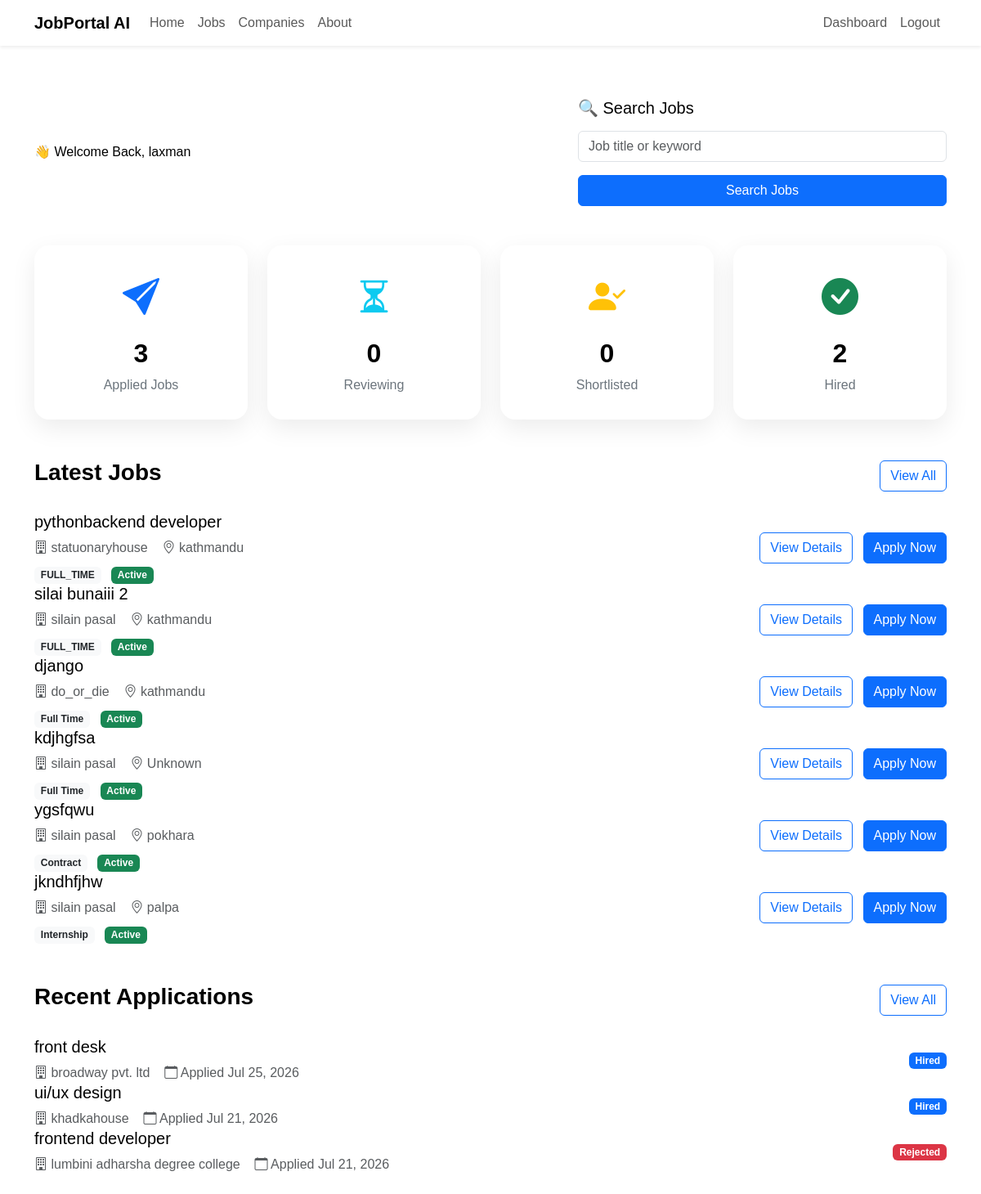
/applications/dashboard/ (signed in), run on the app's committed database.
### accounts/models.py (models this page shows, shortened)
class User(AbstractUser):
    class Role(models.TextChoices):
        ADMIN =  "Admin"
        RECRUITER =  "Recruiter"
        APPLICANT = "Applicant"
    role = models.CharField(max_length=20,choices=Role.choices,default=Role.APPLICANT)
    phone_number = models.CharField(max_length=15,blank=True,null=True)
    profile_picture = models.ImageField(upload_to="profile_photos/",blank=True,null=True)
    created_at = models.DateTimeField(auto_now_add=True)

### jobs/models.py (models this page shows, shortened)
class Job(models.Model):
    class EmploymentType(models.TextChoices):
        FULL_TIME = "Full Time"
        PART_TIME = "Part Time"
        INTERNSHIP = "Internship"
        CONTRACT = "Contract"
    class ExperienceLevel(models.TextChoices):
        ENTRY =  "Entry Level"
        MID =  "Mid Level"
        SENIOR = "Senior Level"
    company = models.ForeignKey(Company,on_delete=models.CASCADE,related_name="jobs")
    title = models.CharField(max_length=200)
    slug = models.SlugField(unique=True,blank=True)
    description = models.TextField()
    location = models.CharField(max_length=150)
    employment_type = models.CharField(max_length=20,choices=EmploymentType.choices)
    experience_level = models.CharField( max_length=20, choices=ExperienceLevel.choices )
    salary_min = models.PositiveIntegerField()
    salary_max = models.PositiveIntegerField()
    vacancies = models.PositiveIntegerField(default=1)
    deadline = models.DateField()
    is_active = models.BooleanField(default=True)
    created_at = models.DateTimeField(auto_now_add=True)
    updated_at = models.DateTimeField(auto_now=True)

### companies/models.py (models this page shows, shortened)
class Company(models.Model):
    owner = models.OneToOneField(settings.AUTH_USER_MODEL,on_delete=models.CASCADE,related_name="company")
    company_name = models.CharField(max_length=200)
    slug = models.SlugField(unique=True, blank=True)
    logo = models.ImageField( upload_to="company_logos/", blank=True, null=True)
    description = models.TextField()
    website = models.URLField(blank=True)
    email = models.EmailField()
    phone = models.CharField(max_length=20)
    address = models.TextField()
    location = models.CharField(max_length=255)
    city = models.CharField(max_length=100)
    country = models.CharField(max_length=100)
    established_date = models.DateField()
    employee_count = models.PositiveIntegerField()
    created_at = models.DateTimeField(auto_now_add=True)
    updated_at = models.DateTimeField(auto_now=True)

### applications/models.py (models this page shows, shortened)
class Application(models.Model):
    applicant = models.ForeignKey( settings.AUTH_USER_MODEL, on_delete=models.CASCADE, related_name="applications" )
    job = models.ForeignKey( Job, on_delete=models.CASCADE,related_name="applications")
    resume = models.FileField( upload_to="resumes/")
    cover_letter = models.TextField( blank=True)
    status = models.CharField( max_length=20,choices=Applicationstatus.choices,default=Applicationstatus.PENDING )
    applied_at = models.DateTimeField(auto_now_add=True)
    first_name = models.CharField(max_length=100, default="")
    last_name = models.CharField(max_length=100, default="")
    location = models.CharField(max_length=100, default="")
    class Meta:
        ordering = ["-applied_at"]
        unique_together = ("applicant", "job")

### applications/views.py (the view)
# urls.py: path("dashboard/",views.applicant_dashboard,name="applicant-dashboard" ),
@login_required
def applicant_dashboard(request):
    if request.user.role != "APPLICANT":
        return redirect("dashboard")
    applied_jobs = Application.objects.filter(applicant=request.user).count()
    interview_jobs = Application.objects.filter(applicant=request.user,status=Applicationstatus.SHORTLISTED).count()
    accepted_jobs = Application.objects.filter(applicant=request.user,status=Applicationstatus.HIRED ).count()
    recent_applications = Application.objects.filter(applicant=request.user )[:5]
    recommended_jobs = Job.objects.filter(is_active=True).exclude( applications__applicant=request.user )[:6]
    reviewing_jobs = Application.objects.filter(applicant=request.user,status=Applicationstatus.REVIEWING).count()
    context = {
    "applied_jobs": applied_jobs,
    "reviewing_jobs": reviewing_jobs,
    "interview_jobs": interview_jobs,
    "accepted_jobs": accepted_jobs,
    "recommended_jobs": recommended_jobs,
    "recent_applications": recent_applications,
}
    return render(request,"applications/applicant_dashboard.html",context )

### templates/applications/applicant_dashboard.html (shortened to what this page needs)
{% extends "dashboard_base.html" %}
{% load static %}
{% block content %}
<div class="container py-4">
<section class="hero-dashboard mb-5">
    <div class="row align-items-center">
        <div class="col-lg-7">
            <span class="hero-tag">
                👋 Welcome Back, {{ request.user.first_name }}
            </span>
        </div>
        <div class="col-lg-5">
            <div class="search-card">
                <h5 class="mb-3">
                    🔍 Search Jobs
                </h5>
                <form method="GET" action="{% url 'job-list' %}">
                    <div class="mb-3">
                        <input
                            type="text"
                            name="keyword"
                            class="form-control"
                            placeholder="Job title or keyword">
                    </div>
                    <button
                        class="btn btn-primary w-100">
                        Search Jobs
                    </button>
                </form>
            </div>
        </div>
    </div>
</section>
    <section class="mb-5">
        <div class="row g-4">
            <div class="col-lg-3 col-md-6">
                <div class="dashboard-card">
                    <i class="bi bi-send-fill stat-icon text-primary"></i>
                    <h2>{{ applied_jobs }}</h2>
                    <p>Applied Jobs</p>
                </div>
            </div>
            <div class="col-lg-3 col-md-6">
                <div class="dashboard-card">
                    <i class="bi bi-hourglass-split stat-icon text-info"></i>
                    <h2>{{ reviewing_jobs }}</h2>
                    <p>Reviewing</p>
                </div>
            </div>
            <div class="col-lg-3 col-md-6">
                <div class="dashboard-card">
                    <i class="bi bi-person-check-fill stat-icon text-warning"></i>
                    <h2>{{ interview_jobs }}</h2>
                    <p>Shortlisted</p>
                </div>
            </div>
            <div class="col-lg-3 col-md-6">
                <div class="dashboard-card">
                    <i class="bi bi-check-circle-fill stat-icon text-success"></i>
                    <h2>{{ accepted_jobs }}</h2>
                    <p>Hired</p>
                </div>
            </div>
        </div>
    </section>
    <section>
        <div class="d-flex justify-content-between align-items-center mb-4">
            <h3 class="fw-bold">
                Latest Jobs
            </h3>
            <a href="{% url 'job-list' %}" class="btn btn-outline-primary">
                View All
            </a>
        </div>
        {% for job in recommended_jobs %}
        <div class="job-card">
            <div class="row align-items-center">
                <div class="col-lg-8">
                    <h5 class="mb-2">
                        {{ job.title }}
                    </h5>
                    <p class="text-muted mb-2">
                        <i class="bi bi-building"></i>
                        {{ job.company.company_name }}
                        <i class="bi bi-geo-alt"></i>
                        {{ job.location }}
                    </p>
                    <div>
                        <span class="badge bg-light text-dark">
                            {{ job.get_employment_type_display }}
                        </span>
                        <span class="badge bg-success ms-2">
                            Active
                        </span>
                    </div>
                </div>
                <div class="col-lg-4 text-lg-end mt-3 mt-lg-0">
                    <a href="{% url 'job-detail' job.pk %}"
                       class="btn btn-outline-primary me-2">
                        View Details
                    </a>
                    <a href="{% url 'apply-job' job.pk %}"
                       class="btn btn-primary">
                        Apply Now
                    </a>
                </div>
            </div>
        </div>
       {% endfor %}
    </section>
    <section class="mt-5">
        <div class="d-flex justify-content-between align-items-center mb-4">
            <h3 class="fw-bold">
                Recent Applications
            </h3>
            <a href="{% url 'my-applications' %}" class="btn btn-outline-primary">
                View All
            </a>
        </div>
        {% for application in recent_applications %}
        <div class="job-card">
            <div class="row align-items-center">
                <div class="col-lg-8">
                    <h5 class="mb-2">
                        {{ application.job.title }}
                    </h5>
                    <p class="text-muted mb-0">
                        <i class="bi bi-building"></i>
                        {{ application.job.company.company_name }}
                        <i class="bi bi-calendar"></i>
                        Applied {{ application.applied_at|date:"M d, Y" }}
                    </p>
                </div>
                <div class="col-lg-4 text-lg-end mt-3 mt-lg-0">
                    {% if application.status == "Pending" %}
                        <span class="badge bg-warning">{{ application.status }}</span>
                    {% elif application.status == "Reviewing" %}
                        <span class="badge bg-info">{{ application.status }}</span>
                    {% elif application.status == "Shortlisted" %}
                        <span class="badge bg-success">{{ application.status }}</span>
                    {% elif application.status == "Hired" %}
                        <span class="badge bg-primary">{{ application.status }}</span>
                    {% elif application.status == "Rejected" %}
                        <span class="badge bg-danger">{{ application.status }}</span>
                    {% endif %}
                </div>
            </div>
        </div>
        {% endfor %}
    </section>
</div>
{% endblock %}

### static/css/style.css (style rules this page uses)
* { margin:0; padding:0; box-sizing:border-box; }
body { font-family:'Poppins',sans-serif; background:var(--light); color:var(--dark); }
a { text-decoration:none; }
.dashboard-card { background:#fff; border-radius:18px; padding:30px; text-align:center; box-shadow:0 10px 30px rgba(0,0,0,.08); transition:.3s; height:100%; }
.dashboard-card h2 { font-weight:700; margin-top:15px; }
.dashboard-card p { color:#6c757d; margin-bottom:0; }
.stat-icon { font-size:45px; }

### data on the page
User: user.first_name "laxman"
Job: title "pythonbackend developer", company.company_name "statuonaryhouse", location "kathmandu", employment_type "FULL_TIME"
Job: title "silai bunaiii 2", company.company_name "silain pasal", location "kathmandu", employment_type "FULL_TIME"
Job: title "django", company.company_name "do_or_die", location "kathmandu", employment_type "Full Time"
Job: title "kdjhgfsa", company.company_name "silain pasal", location "Unknown", employment_type "Full Time"
Job: title "ygsfqwu", company.company_name "silain pasal", location "pokhara", employment_type "Contract"
Job: title "jkndhfjhw", company.company_name "silain pasal", location "palpa", employment_type "Internship"
Application: job "front desk", job.company.company_name "broadway pvt. ltd", applied_at "Jul 25, 2026", status "Hired"
Application: job "ui/ux design", job.company.company_name "khadkahouse", applied_at "Jul 21, 2026", status "Hired"
Application: job "frontend developer", job.company.company_name "lumbini adharsha degree college", applied_at "Jul 21, 2026", status "Rejected"

### other printed values
{{ applied_jobs }} "3"
{{ reviewing_jobs }} "0"
{{ interview_jobs }} "0"
{{ accepted_jobs }} "2"
